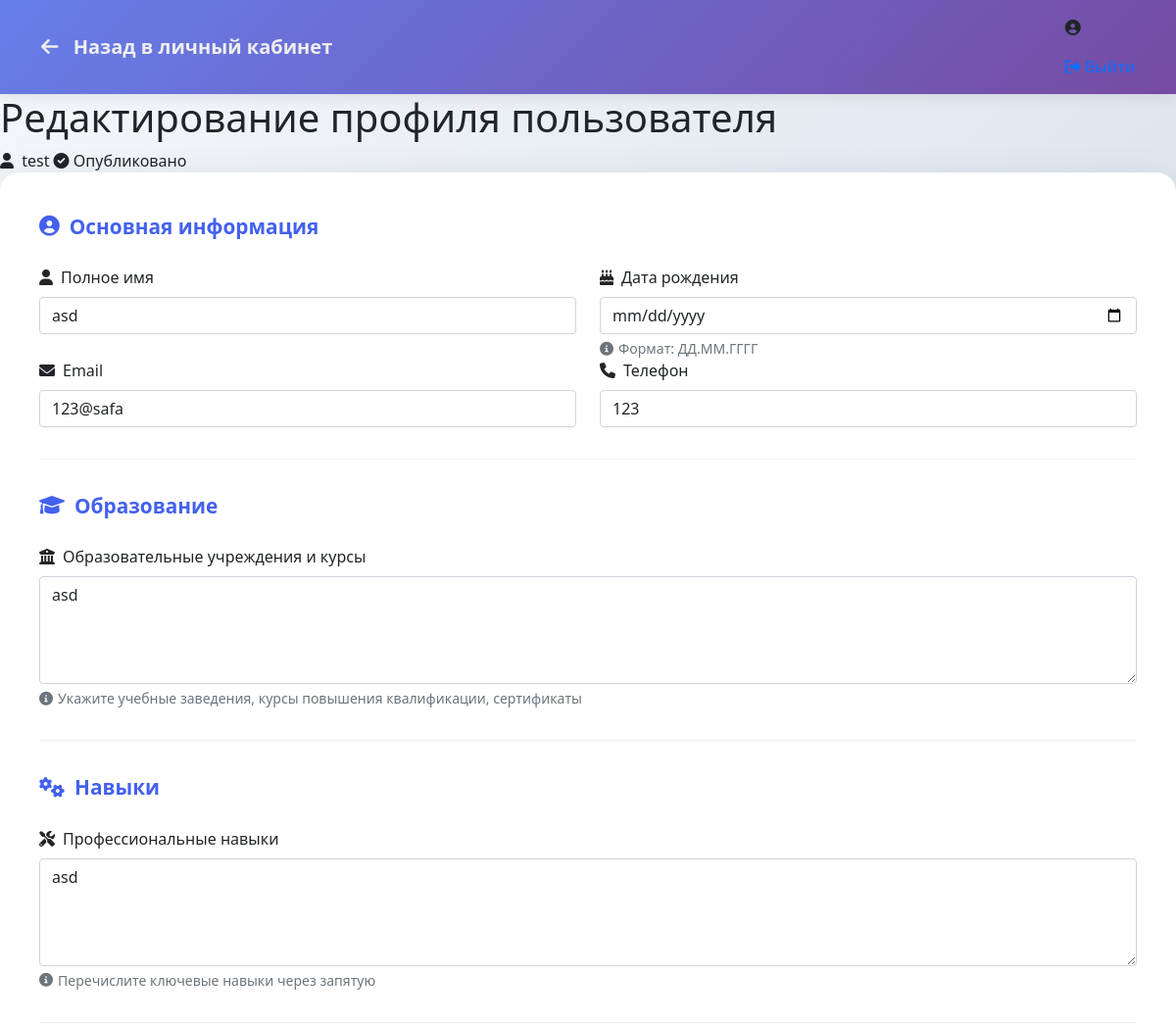
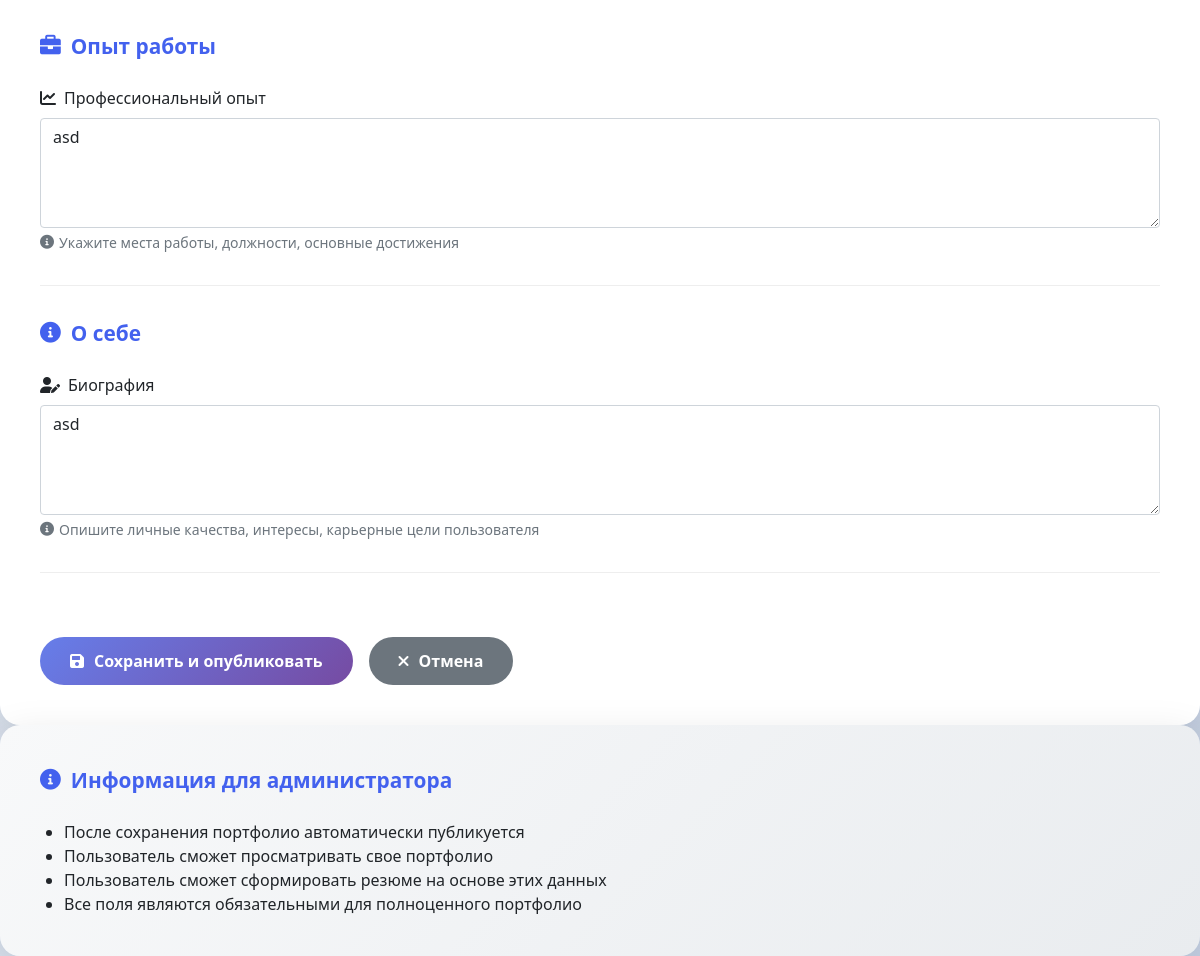
The app's page /admin/edit_user/3 (signed in), older data (2 pictures, top to bottom).
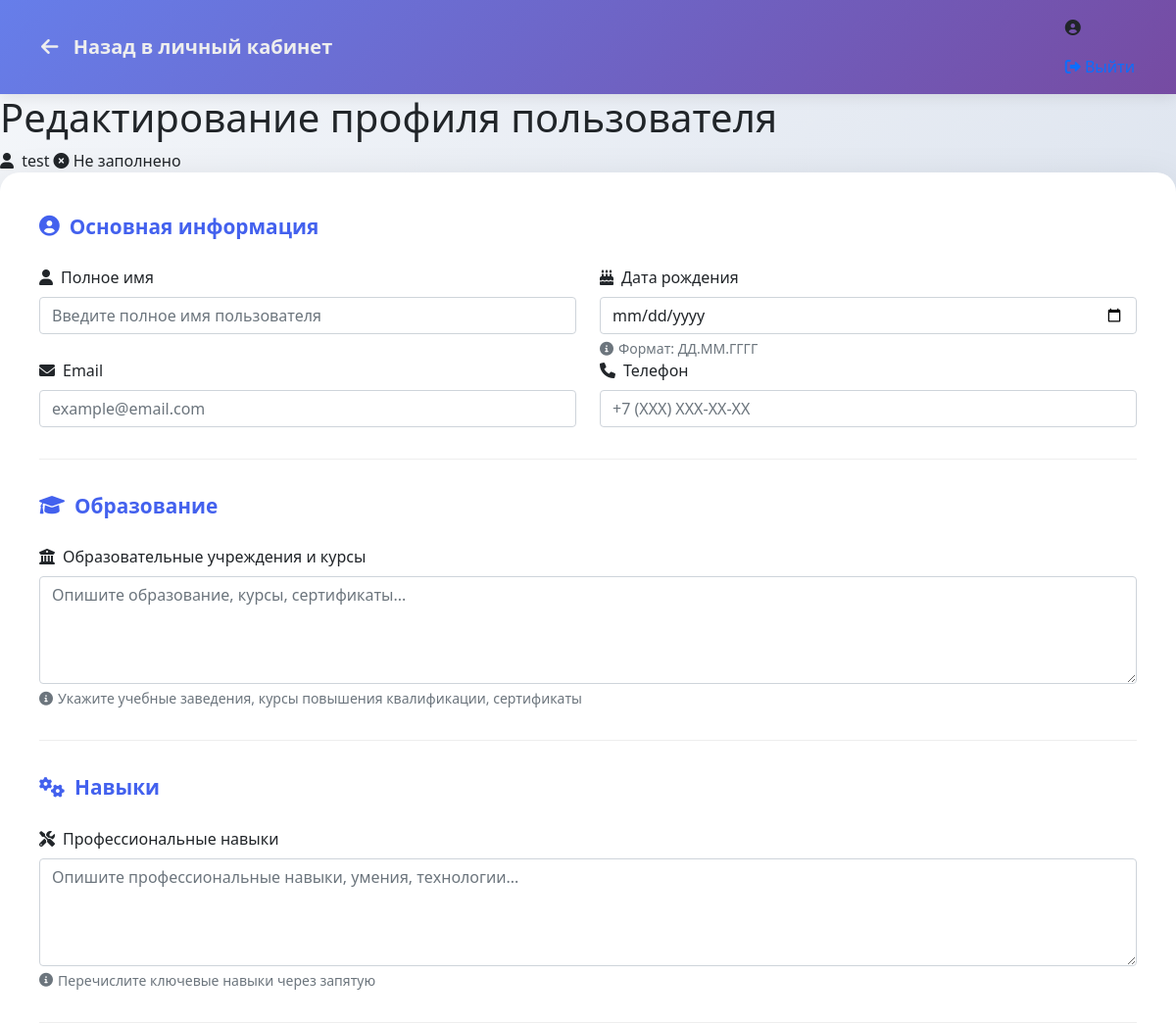
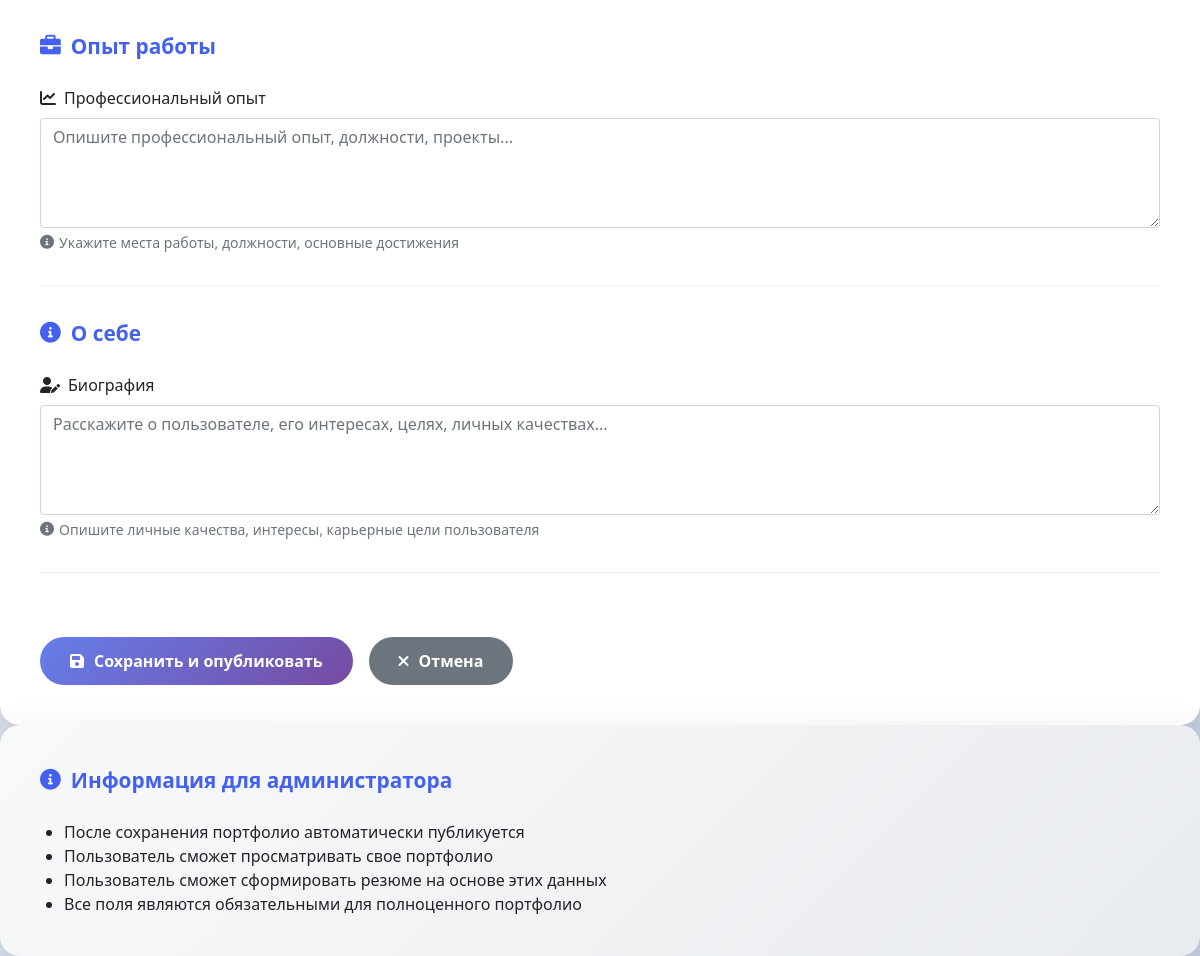
The same page, newer data (2 pictures, top to bottom).
### tables this page shows
CREATE TABLE user_profiles (
        id INTEGER PRIMARY KEY AUTOINCREMENT,
        user_id INTEGER,
        full_name TEXT,
        birth_date TEXT,
        email TEXT,
        phone TEXT,
        bio TEXT,
        skills TEXT,
        job_position TEXT,
        salary_expectations TEXT,
        education TEXT,
        courses TEXT,
        certificates TEXT,
        github TEXT,
        linkedin TEXT,
        vk TEXT,
        telegram TEXT,
        portfolio_link TEXT,
        photo TEXT,
        experience TEXT,
        languages TEXT,
        is_completed BOOLEAN DEFAULT FALSE,
        FOREIGN KEY (user_id) REFERENCES users (id)
    );

### app.py (the view, shortened to what this page needs)
@app.route('/admin/edit_user/<int:user_id>', methods=['GET', 'POST'])
def edit_user(user_id):
    if 'username' not in session or session['username'] != 'admin':
        return redirect('/login')
    connection = get_db_connection()
    try:
        user = connection.execute('SELECT * FROM users WHERE id = ?', (user_id,)).fetchone()
        profile = connection.execute('SELECT * FROM user_profiles WHERE user_id = ?', (user_id,)).fetchone()
    except Exception as e:
        print(f"Ошибка получения данных: {e}")
        user = None
        profile = None
    finally:
        connection.close()
    if not user:
        flash('Пользователь не найден', 'error')
        return redirect('/admin')
    return render_template('edit_user.html', user=user, profile=profile)

### app.py (called while the page is built)
def get_db_connection():
    database_url = os.environ.get('DATABASE_URL')
    if database_url and database_url.startswith('postgresql://'):
        pass
    conn = sqlite3.connect('users.db')
    conn.row_factory = sqlite3.Row
    return conn

### templates/edit_user.html (shortened to what the changed rows need)
<!DOCTYPE html>
<html lang="ru">
<head>
    <link href="{{ url_for('static', filename='css/style.css') }}" rel="stylesheet">
    <link href="https://cdn.jsdelivr.net/npm/bootstrap@5.1.3/dist/css/bootstrap.min.css" rel="stylesheet">
    <link rel="stylesheet" href="https://cdnjs.cloudflare.com/ajax/libs/font-awesome/6.0.0/css/all.min.css">
</head>
<body class="form-fullpage">
    <div class="main-container">
        <div class="page-header fade-in">
            <h1>Редактирование профиля пользователя</h1>
            <div class="user-info">
                <i class="fas fa-user me-1"></i>
                {{ user.username }}
                {% if profile and profile.is_completed %}
                <span class="user-status status-completed">
                    <i class="fas fa-check-circle"></i> Опубликовано
                </span>
                {% elif profile and profile.full_name %}
                <span class="user-status status-pending">
                    <i class="fas fa-clock"></i> На проверке
                </span>
                {% else %}
                <span class="user-status status-empty">
                    <i class="fas fa-times-circle"></i> Не заполнено
                </span>
                {% endif %}
            </div>
        </div>
        <div class="form-card fade-in">
            <form method="POST" action="/admin/edit_user/{{ user.id }}">
                <div class="form-section">
                    <div class="row">
                        <div class="col-md-6">
                            <div class="form-group">
                                <label class="form-label">
                                    <i class="fas fa-user"></i>
                                    Полное имя
                                </label>
                                <input type="text"
                                       class="form-control"
                                       id="full_name"
                                       name="full_name"
                                       value="{{ profile.full_name if profile else '' }}"
                                       placeholder="Введите полное имя пользователя">
                            </div>
                        </div>
                    </div>
                    <div class="row">
                        <div class="col-md-6">
                            <div class="form-group">
                                <label class="form-label">
                                    <i class="fas fa-envelope"></i>
                                    Email
                                </label>
                                <input type="email"
                                       class="form-control"
                                       id="email"
                                       name="email"
                                       value="{{ profile.email if profile else '' }}"
                                       placeholder="example@email.com">
                            </div>
                        </div>
                        <div class="col-md-6">
                            <div class="form-group">
                                <label class="form-label">
                                    <i class="fas fa-phone"></i>
                                    Телефон
                                </label>
                                <input type="tel"
                                       class="form-control"
                                       id="phone"
                                       name="phone"
                                       value="{{ profile.phone if profile else '' }}"
                                       placeholder="+7 (XXX) XXX-XX-XX">
                            </div>
                        </div>
                    </div>
                </div>
                <div class="form-section">
                    <div class="form-group">
                        <label class="form-label">
                            <i class="fas fa-university"></i>
                            Образовательные учреждения и курсы
                        </label>
                        <textarea class="form-control"
                                  id="education"
                                  name="education"
                                  rows="4"
                                  placeholder="Опишите образование, курсы, сертификаты...">{{ profile.education if profile else '' }}</textarea>
                        <div class="form-text">
                            <i class="fas fa-info-circle"></i>
                            Укажите учебные заведения, курсы повышения квалификации, сертификаты
                        </div>
                    </div>
                </div>
                <div class="form-section">
                    <div class="form-group">
                        <label class="form-label">
                            <i class="fas fa-tools"></i>
                            Профессиональные навыки
                        </label>
                        <textarea class="form-control"
                                  id="skills"
                                  name="skills"
                                  rows="4"
                                  placeholder="Опишите профессиональные навыки, умения, технологии...">{{ profile.skills if profile else '' }}</textarea>
                        <div class="form-text">
                            <i class="fas fa-info-circle"></i>
                            Перечислите ключевые навыки через запятую
                        </div>
                    </div>
                </div>
                <div class="form-section">
                    <div class="form-group">
                        <label class="form-label">
                            <i class="fas fa-chart-line"></i>
                            Профессиональный опыт
                        </label>
                        <textarea class="form-control"
                                  id="experience"
                                  name="experience"
                                  rows="4"
                                  placeholder="Опишите профессиональный опыт, должности, проекты...">{{ profile.experience if profile else '' }}</textarea>
                        <div class="form-text">
                            <i class="fas fa-info-circle"></i>
                            Укажите места работы, должности, основные достижения
                        </div>
                    </div>
                </div>
                <div class="form-section">
                    <div class="form-group">
                        <label class="form-label">
                            <i class="fas fa-user-edit"></i>
                            Биография
                        </label>
                        <textarea class="form-control"
                                  id="bio"
                                  name="bio"
                                  rows="4"
                                  placeholder="Расскажите о пользователе, его интересах, целях, личных качествах...">{{ profile.bio if profile else '' }}</textarea>
                        <div class="form-text">
                            <i class="fas fa-info-circle"></i>
                            Опишите личные качества, интересы, карьерные цели пользователя
                        </div>
                    </div>
                </div>
            </form>
        </div>
    </div>
</body>
</html>

Row changes from the older to the newer data that the page shows:
no longer on this page (row edited): user_profiles: full_name "asd", email "123@safa", phone "123", education "asd", skills "asd", experience "asd", bio "asd"
Text that changed along with them:
text no longer shown: "Опубликовано"
text now shown: "Не заполнено"
